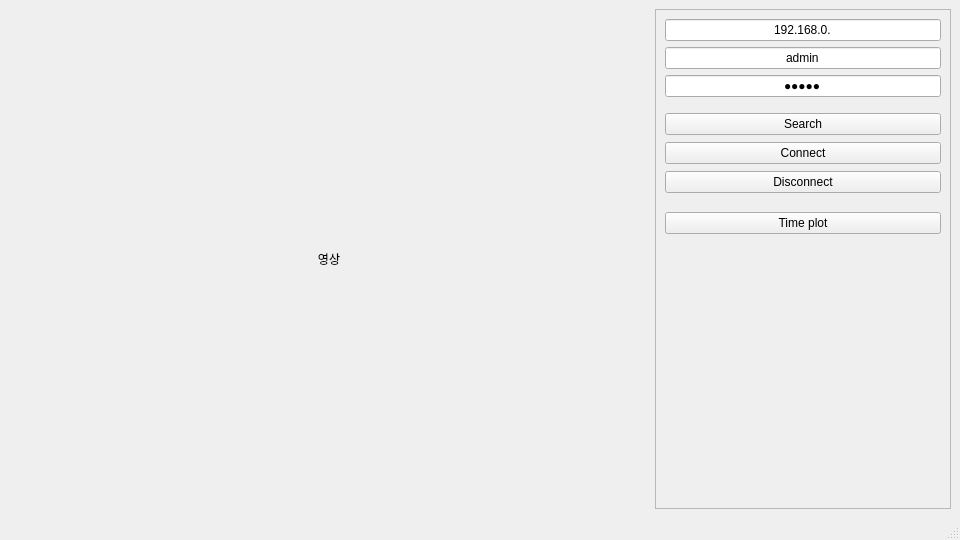
<?xml version="1.0" encoding="UTF-8"?>
<ui version="4.0">
 <class>MainWindow</class>
 <widget class="QMainWindow" name="MainWindow">
  <property name="geometry">
   <rect>
    <x>0</x>
    <y>0</y>
    <width>960</width>
    <height>540</height>
   </rect>
  </property>
  <property name="windowTitle">
   <string>MainWindow</string>
  </property>
  <widget class="QWidget" name="centralwidget">
   <layout class="QHBoxLayout" name="horizontalLayout">
    <item>
     <widget class="QLabel" name="video_label">
      <property name="minimumSize">
       <size>
        <width>640</width>
        <height>480</height>
       </size>
      </property>
      <property name="text">
       <string>영상</string>
      </property>
      <property name="alignment">
       <set>Qt::AlignCenter</set>
      </property>
     </widget>
    </item>
    <item>
     <widget class="QFrame" name="frame">
      <property name="frameShape">
       <enum>QFrame::StyledPanel</enum>
      </property>
      <property name="frameShadow">
       <enum>QFrame::Raised</enum>
      </property>
      <layout class="QVBoxLayout" name="verticalLayout">
       <item>
        <widget class="QLineEdit" name="ip_input">
         <property name="text">
          <string>192.168.0.</string>
         </property>
         <property name="alignment">
          <set>Qt::AlignCenter</set>
         </property>
        </widget>
       </item>
       <item>
        <widget class="QLineEdit" name="id_input">
         <property name="text">
          <string>admin</string>
         </property>
         <property name="alignment">
          <set>Qt::AlignCenter</set>
         </property>
        </widget>
       </item>
       <item>
        <widget class="QLineEdit" name="pw_input">
         <property name="inputMethodHints">
          <set>Qt::ImhHiddenText|Qt::ImhNoAutoUppercase|Qt::ImhNoPredictiveText|Qt::ImhSensitiveData</set>
         </property>
         <property name="text">
          <string>admin</string>
         </property>
         <property name="echoMode">
          <enum>QLineEdit::Password</enum>
         </property>
         <property name="alignment">
          <set>Qt::AlignCenter</set>
         </property>
        </widget>
       </item>
       <item>
        <widget class="QWidget" name="widget" native="true">
         <property name="maximumSize">
          <size>
           <width>16777215</width>
           <height>100</height>
          </size>
         </property>
         <layout class="QVBoxLayout" name="verticalLayout_2">
          <property name="leftMargin">
           <number>0</number>
          </property>
          <property name="rightMargin">
           <number>0</number>
          </property>
          <item>
           <widget class="QPushButton" name="search_button">
            <property name="text">
             <string>Search</string>
            </property>
           </widget>
          </item>
          <item>
           <widget class="QPushButton" name="start_button">
            <property name="text">
             <string>Connect</string>
            </property>
           </widget>
          </item>
          <item>
           <widget class="QPushButton" name="stop_button">
            <property name="text">
             <string>Disconnect</string>
            </property>
           </widget>
          </item>
         </layout>
        </widget>
       </item>
       <item>
        <widget class="QWidget" name="widget_2" native="true">
         <property name="maximumSize">
          <size>
           <width>16777215</width>
           <height>29</height>
          </size>
         </property>
         <layout class="QVBoxLayout" name="verticalLayout_3">
          <property name="leftMargin">
           <number>0</number>
          </property>
          <property name="topMargin">
           <number>0</number>
          </property>
          <property name="rightMargin">
           <number>0</number>
          </property>
          <property name="bottomMargin">
           <number>0</number>
          </property>
          <item>
           <widget class="QPushButton" name="time_plot_button">
            <property name="text">
             <string>Time plot</string>
            </property>
           </widget>
          </item>
         </layout>
        </widget>
       </item>
       <item>
        <widget class="QWidget" name="roi_grid" native="true">
         <layout class="QGridLayout" name="gridLayout"/>
        </widget>
       </item>
      </layout>
     </widget>
    </item>
   </layout>
  </widget>
  <widget class="QMenuBar" name="menubar">
   <property name="geometry">
    <rect>
     <x>0</x>
     <y>0</y>
     <width>960</width>
     <height>21</height>
    </rect>
   </property>
  </widget>
  <widget class="QStatusBar" name="statusbar"/>
 </widget>
 <resources/>
 <connections/>
</ui>
